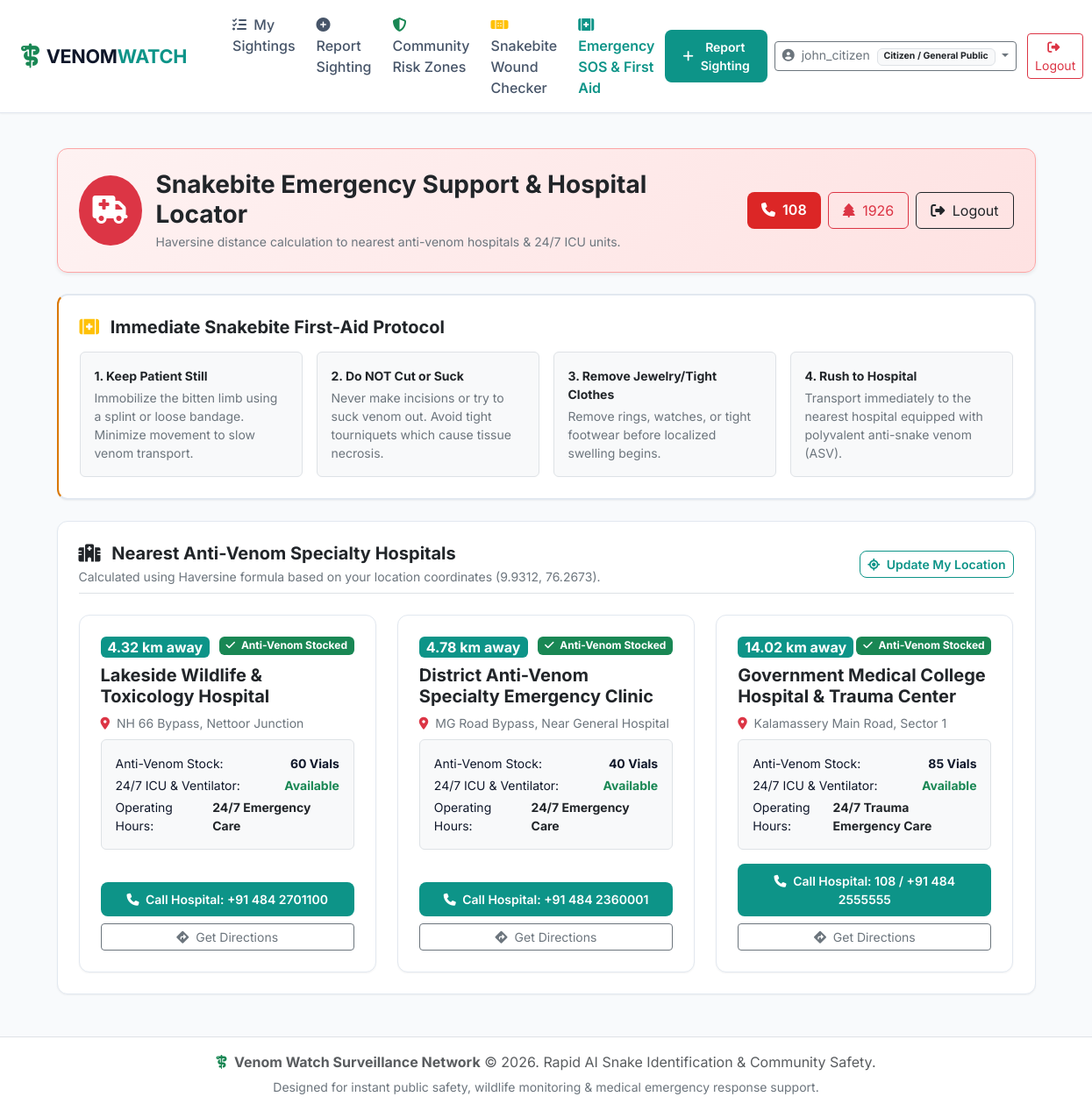
/emergency/ (signed in), run on the app's committed database.
### accounts/models.py (models this page shows, shortened)
class UserProfile(models.Model):
    ROLE_CITIZEN = 'citizen'
    ROLE_AUTHORITY = 'authority'
    ROLE_RESPONDER = 'responder'
    ROLE_CHOICES = [
        (ROLE_CITIZEN, 'Citizen / General Public'),
        (ROLE_AUTHORITY, 'Forest Officer / Wildlife Authority'),
        (ROLE_RESPONDER, 'Medical / Emergency Responder'),
    ]
    user = models.OneToOneField(User, on_delete=models.CASCADE, related_name='profile')
    role = models.CharField(max_length=20, choices=ROLE_CHOICES, default=ROLE_CITIZEN)
    phone_number = models.CharField(max_length=20, blank=True, null=True)
    organization = models.CharField(max_length=100, blank=True, null=True, help_text="Department, Hospital, or Agency")
    assigned_region = models.CharField(max_length=100, blank=True, null=True, help_text="Operational District/Region")
    @property
    def is_authority(self):
        return self.role == self.ROLE_AUTHORITY or self.user.is_superuser

### emergency/models.py (models this page shows, shortened)
class Hospital(models.Model):
    name = models.CharField(max_length=200)
    phone_number = models.CharField(max_length=50, help_text="Emergency Contact / Hotline")
    address = models.CharField(max_length=255)
    latitude = models.FloatField()
    longitude = models.FloatField()
    anti_venom_available = models.BooleanField(default=True)
    anti_venom_stock_vials = models.IntegerField(default=50, help_text="Vials in stock")
    has_icu = models.BooleanField(default=True, help_text="24/7 ICU & Ventilator availability")
    operating_hours = models.CharField(max_length=100, default="24/7 Emergency Care")
    def distance_from(self, user_lat, user_lng):
        R = 6371.0  # Earth's radius in kilometers
        dlat = math.radians(self.latitude - user_lat)
        dlng = math.radians(self.longitude - user_lng)
        a = (math.sin(dlat / 2) ** 2 +
             math.cos(math.radians(user_lat)) * math.cos(math.radians(self.latitude)) * math.sin(dlng / 2) ** 2)
        c = 2 * math.atan2(math.sqrt(a), math.sqrt(1 - a))
        return round(R * c, 2)

### emergency/views.py (the view)
# urls.py: path('', views.assistance_view, name='assistance'),
def assistance_view(request):
    if Hospital.objects.count() == 0:
        for h in DEFAULT_HOSPITALS:
            Hospital.objects.create(**h)
    user_lat = float(request.GET.get('lat', 9.9312))
    user_lng = float(request.GET.get('lng', 76.2673))
    hospitals = list(Hospital.objects.all())
    for h in hospitals:
        h.distance_km = h.distance_from(user_lat, user_lng)
    hospitals.sort(key=lambda x: x.distance_km)
    return render(request, 'emergency/assistance.html', {
        'hospitals': hospitals,
        'user_lat': user_lat,
        'user_lng': user_lng
    })

### templates/emergency/assistance.html (shortened to what this page needs)
{% extends 'base.html' %}
{% block content %}
<div class="container py-4">
    <div class="emergency-banner p-4 mb-4 shadow-sm">
        <div class="d-flex flex-column flex-md-row align-items-md-center justify-content-between gap-3">
            <div class="d-flex align-items-center gap-3">
                <div class="bg-danger text-white p-3 rounded-circle fs-2">
                    <i class="fa-solid fa-truck-medical"></i>
                </div>
                <div>
                    <h3 class="fw-bold text-dark mb-1">Snakebite Emergency Support & Hospital Locator</h3>
                    <p class="text-secondary mb-0 small">Haversine distance calculation to nearest anti-venom hospitals & 24/7 ICU units.</p>
                </div>
            </div>
            <div class="d-flex gap-2">
                <a href="tel:108" class="btn btn-danger-venom py-2 px-3 text-nowrap fs-6">
                    <i class="fa-solid fa-phone me-1"></i> 108
                </a>
                <a href="tel:1926" class="btn btn-outline-danger py-2 px-3 text-nowrap">
                    <i class="fa-solid fa-tree me-1"></i> 1926
                </a>
                {% if user.is_authenticated %}
                    <form method="post" action="{% url 'accounts:logout' %}" class="d-inline">
                        <button type="submit" class="btn btn-outline-dark py-2 px-3 text-nowrap">
                            <i class="fa-solid fa-right-from-bracket me-1"></i> Logout
                        </button>
                    </form>
                {% endif %}
            </div>
        </div>
    </div>
    <div class="card-clean p-4 mb-4 border-2 card-warning-clean">
        <h5 class="fw-bold text-dark mb-3"><i class="fa-solid fa-kit-medical text-warning me-2"></i> Immediate Snakebite First-Aid Protocol</h5>
        <div class="row g-3 text-secondary small">
            <div class="col-md-3">
                <div class="p-3 bg-light rounded border h-100">
                    <strong class="text-dark d-block mb-1">1. Keep Patient Still</strong>
                    Immobilize the bitten limb using a splint or loose bandage. Minimize movement to slow venom transport.
                </div>
            </div>
            <div class="col-md-3">
                <div class="p-3 bg-light rounded border h-100">
                    <strong class="text-dark d-block mb-1">2. Do NOT Cut or Suck</strong>
                    Never make incisions or try to suck venom out. Avoid tight tourniquets which cause tissue necrosis.
                </div>
            </div>
            <div class="col-md-3">
                <div class="p-3 bg-light rounded border h-100">
                    <strong class="text-dark d-block mb-1">3. Remove Jewelry/Tight Clothes</strong>
                    Remove rings, watches, or tight footwear before localized swelling begins.
                </div>
            </div>
            <div class="col-md-3">
                <div class="p-3 bg-light rounded border h-100">
                    <strong class="text-dark d-block mb-1">4. Rush to Hospital</strong>
                    Transport immediately to the nearest hospital equipped with polyvalent anti-snake venom (ASV).
                </div>
            </div>
        </div>
    </div>
    <div class="card-clean p-4">
        <div class="d-flex flex-column flex-md-row align-items-md-center justify-content-between gap-3 mb-4 pb-2 border-bottom">
            <div>
                <h5 class="fw-bold text-dark mb-1"><i class="fa-solid fa-hospital text-teal me-2"></i> Nearest Anti-Venom Specialty Hospitals</h5>
                <p class="text-secondary small mb-0">Calculated using Haversine formula based on your location coordinates ({{ user_lat|floatformat:4 }}, {{ user_lng|floatformat:4 }}).</p>
            </div>
            <button type="button" id="btnUpdateLocation" class="btn btn-outline-teal btn-sm">
                <i class="fa-solid fa-location-crosshairs me-1"></i> Update My Location
            </button>
        </div>
        <div class="row g-4">
            {% for h in hospitals %}
                <div class="col-md-4">
                    <div class="card-clean p-4 h-100 d-flex flex-column justify-content-between">
                        <div>
                            <div class="d-flex justify-content-between align-items-start mb-2">
                                <span class="badge bg-teal text-white px-2 py-1 fs-6" style="background-color: var(--primary-teal);">
                                    {{ h.distance_km }} km away
                                </span>
                                {% if h.anti_venom_available %}
                                    <span class="badge bg-success"><i class="fa-solid fa-check me-1"></i> Anti-Venom Stocked</span>
                                {% else %}
                                    <span class="badge bg-danger">Out of Stock</span>
                                {% endif %}
                            </div>
                            <h5 class="fw-bold text-dark mb-2">{{ h.name }}</h5>
                            <p class="text-secondary small mb-2"><i class="fa-solid fa-location-dot text-danger me-1"></i> {{ h.address }}</p>
                            <div class="p-3 bg-light rounded border mb-3 small">
                                <div class="d-flex justify-content-between mb-1">
                                    <span>Anti-Venom Stock:</span>
                                    <strong class="text-teal">{{ h.anti_venom_stock_vials }} Vials</strong>
                                </div>
                                <div class="d-flex justify-content-between mb-1">
                                    <span>24/7 ICU & Ventilator:</span>
                                    <strong>{% if h.has_icu %}<span class="text-success">Available</span>{% else %}<span class="text-muted">Limited</span>{% endif %}</strong>
                                </div>
                                <div class="d-flex justify-content-between">
                                    <span>Operating Hours:</span>
                                    <strong class="text-dark">{{ h.operating_hours }}</strong>
                                </div>
                            </div>
                        </div>
                        <div>
                            <a href="tel:{{ h.phone_number }}" class="btn btn-teal w-100 btn-sm mb-2">
                                <i class="fa-solid fa-phone me-1"></i> Call Hospital: {{ h.phone_number }}
                            </a>
                            <a href="https://www.google.com/maps/dir/?api=1&destination={{ h.latitude }},{{ h.longitude }}" target="_blank" class="btn btn-outline-secondary w-100 btn-sm">
                                <i class="fa-solid fa-directions me-1"></i> Get Directions
                            </a>
                        </div>
                    </div>
                </div>
            {% empty %}
                <div class="col-12 text-center py-5 text-muted">
                    <i class="fa-solid fa-hospital fs-1 text-secondary mb-2 d-block"></i>
                    No hospital records found in system.
                </div>
            {% endfor %}
        </div>
    </div>
</div>
{% endblock %}

### templates/base.html (shortened to what this page needs)
{% load static %}
<!DOCTYPE html>
<html lang="en">
<head>
    <link href="https://cdn.jsdelivr.net/npm/bootstrap@5.3.2/dist/css/bootstrap.min.css" rel="stylesheet">
    <link rel="stylesheet" href="https://cdnjs.cloudflare.com/ajax/libs/font-awesome/6.4.2/css/all.min.css">
    <link rel="stylesheet" href="https://unpkg.com/leaflet@1.9.4/dist/leaflet.css" />
    <link rel="stylesheet" href="{% static 'css/style.css' %}">
</head>
<body>
    <nav class="navbar navbar-expand-lg navbar-venom sticky-top">
        <div class="container-fluid px-4">
            <a class="navbar-brand d-flex align-items-center gap-2" href="{% if user.is_authenticated and user.profile.is_authority %}{% url 'dashboard:home' %}{% else %}{% url 'reports:list' %}{% endif %}">
                <i class="fa-solid fa-staff-snake text-success fs-3"></i>
                <span class="fw-bold">VENOM<span class="text-teal" style="color: var(--primary-teal);">WATCH</span></span>
            </a>
            <div class="collapse navbar-collapse" id="venomNavbar">
                <ul class="navbar-nav me-auto mb-2 mb-lg-0 ms-lg-4">
                    {% if user.is_authenticated and user.profile.is_authority %}
                        <li class="nav-item">
                            <a class="nav-link {% if request.resolver_match.app_name == 'dashboard' %}active{% endif %}" href="{% url 'dashboard:home' %}">
                                <i class="fa-solid fa-chart-line me-1 text-teal"></i> Authority Dashboard & GIS
                            </a>
                        </li>
                        <li class="nav-item">
                            <a class="nav-link {% if request.resolver_match.app_name == 'reports' and request.resolver_match.url_name == 'list' %}active{% endif %}" href="{% url 'reports:list' %}">
                                <i class="fa-solid fa-list-check me-1"></i> All Sightings
                            </a>
                        </li>
                        <li class="nav-item">
                            <a class="nav-link {% if request.resolver_match.app_name == 'hotspots' %}active{% endif %}" href="{% url 'hotspots:view' %}">
                                <i class="fa-solid fa-fire text-danger me-1"></i> Hotspot Radar
                            </a>
                        </li>
                    {% else %}
                        <li class="nav-item">
                            <a class="nav-link {% if request.resolver_match.app_name == 'reports' and request.resolver_match.url_name == 'list' %}active{% endif %}" href="{% url 'reports:list' %}">
                                <i class="fa-solid fa-list-check me-1"></i> My Sightings
                            </a>
                        </li>
                        <li class="nav-item">
                            <a class="nav-link {% if request.resolver_match.app_name == 'reports' and request.resolver_match.url_name == 'create' %}active{% endif %}" href="{% url 'reports:create' %}">
                                <i class="fa-solid fa-plus-circle me-1"></i> Report Sighting
                            </a>
                        </li>
                    {% endif %}
                    <li class="nav-item">
                        <a class="nav-link {% if request.resolver_match.app_name == 'reports' and request.resolver_match.url_name == 'risk_zones' %}active{% endif %}" href="{% url 'reports:risk_zones' %}">
                            <i class="fa-solid fa-shield-halved text-success me-1"></i> Community Risk Zones
                        </a>
                    </li>
                    <li class="nav-item">
                        <a class="nav-link {% if request.resolver_match.app_name == 'ai' and request.resolver_match.url_name == 'wound_check' %}active{% endif %}" href="{% url 'ai:wound_check' %}">
                            <i class="fa-solid fa-bandage me-1 text-warning"></i> Snakebite Wound Checker
                        </a>
                    </li>
                    <li class="nav-item">
                        <a class="nav-link fw-semibold text-danger {% if request.resolver_match.app_name == 'emergency' %}active{% endif %}" href="{% url 'emergency:assistance' %}">
                            <i class="fa-solid fa-kit-medical me-1"></i> Emergency SOS & First Aid
                        </a>
                    </li>
                </ul>
                <div class="d-flex align-items-center gap-2">
                    <a href="{% url 'reports:create' %}" class="btn btn-teal btn-sm d-flex align-items-center gap-2">
                        <i class="fa-solid fa-plus"></i> Report Sighting
                    </a>
                    {% if user.is_authenticated %}
                        <div class="dropdown">
                            <button class="btn btn-outline-secondary btn-sm dropdown-toggle" type="button" data-bs-toggle="dropdown">
                                <i class="fa-solid fa-circle-user me-1 text-teal"></i> {{ user.username }}
                                {% if user.profile.role %}
                                    <span class="badge bg-light text-dark border ms-1">{{ user.profile.get_role_display }}</span>
                                {% endif %}
                            </button>
                        </div>
                        <form method="post" action="{% url 'accounts:logout' %}" class="d-inline ms-1">
                            <button type="submit" class="btn btn-outline-danger btn-sm" title="Logout of session">
                                <i class="fa-solid fa-right-from-bracket me-1"></i> Logout
                            </button>
                        </form>
                    {% else %}
                        <a href="{% url 'accounts:login' %}" class="btn btn-outline-teal btn-sm">Login</a>
                        <a href="{% url 'accounts:register' %}" class="btn btn-teal btn-sm">Register</a>
                    {% endif %}
                </div>
            </div>
        </div>
    </nav>
    <main class="flex-grow-1">
        {% block content %}{% endblock %}
    </main>
    <footer class="py-3 mt-4 text-center text-muted fs-6 border-top">
        <div class="container">
            <p class="mb-1">
                <i class="fa-solid fa-staff-snake text-success me-1"></i>
                <strong>Venom Watch Surveillance Network</strong> &copy; 2026. Rapid AI Snake Identification & Community Safety.
            </p>
            <small class="text-secondary">Designed for instant public safety, wildlife monitoring & medical emergency response support.</small>
        </div>
    </footer>
</body>
</html>

### data on the page
Hospital: distance_km "4.32", anti_venom_available True (drawn), name "Lakeside Wildlife & Toxicology Hospital", address "NH 66 Bypass, Nettoor Junction", anti_venom_stock_vials "60", has_icu "Available", operating_hours "24/7 Emergency Care", phone_number "+91 484 2701100"
Hospital: distance_km "4.78", anti_venom_available True (drawn), name "District Anti-Venom Specialty Emergency Clinic", address "MG Road Bypass, Near General Hospital", anti_venom_stock_vials "40", has_icu "Available", operating_hours "24/7 Emergency Care", phone_number "+91 484 2360001"
Hospital: distance_km "14.02", anti_venom_available True (drawn), name "Government Medical College Hospital & Trauma Center", address "Kalamassery Main Road, Sector 1", anti_venom_stock_vials "85", has_icu "Available", operating_hours "24/7 Trauma Emergency Care", phone_number "108 / +91 484 2555555"

### other printed values
{{ user.username }} "john_citizen"
{{ user.profile.get_role_display }} "Citizen / General Public"
{{ user_lat|floatformat:4 }} "9.9312"
{{ user_lng|floatformat:4 }} "76.2673"
